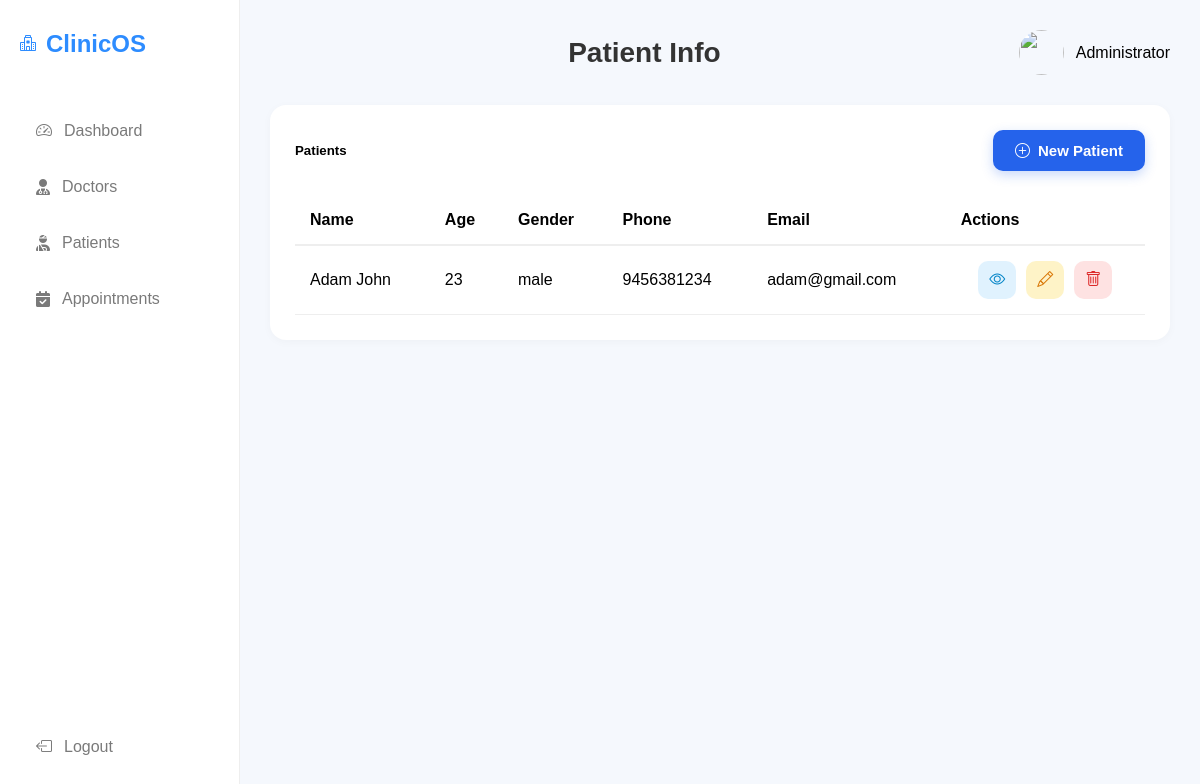
Page /admin_panel/patients/ on the earlier database version.
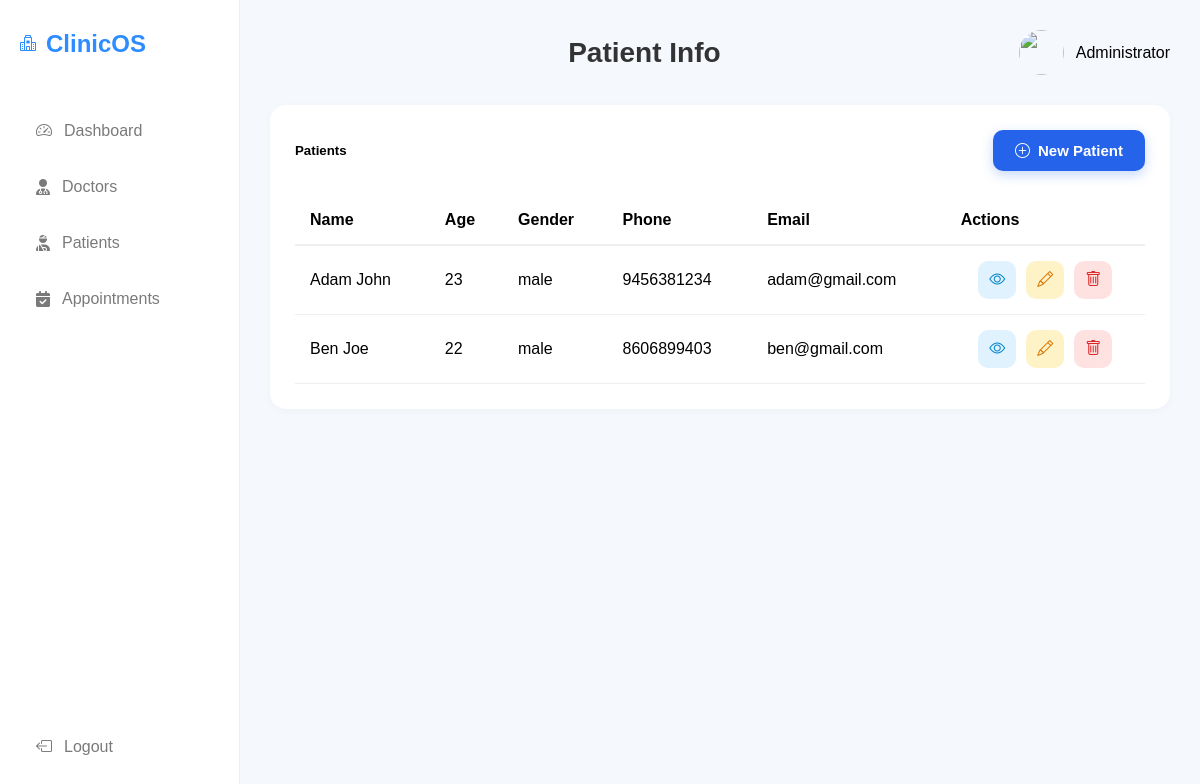
Same page on the later database version.
### managementsystem/models.py (models this page shows, shortened)
class Patient(models.Model):
    user = models.OneToOneField(CustomUser,on_delete=models.CASCADE)
    gender_choices = (('male','Male'),('female','Female'),('other','Other'))
    gender = models.CharField(max_length=10,choices=gender_choices,default='male')
    age = models.IntegerField()
    phone = models.CharField(max_length=15)
    blood_group = models.CharField(max_length=5)
    photo = models.ImageField(upload_to='patients',default='default/default.png')

class CustomUser(AbstractUser):
    ROLE_CHOICES = (
        ('admin', 'Admin'),
        ('doctor', 'Doctor'),
        ('patient', 'Patient'),
    )
    role = models.CharField(max_length=20, choices=ROLE_CHOICES,default='patient')

### managementsystem/views/admin_views.py (the view)
# urls.py: path('patients/',patient_list),
def patient_list(request):
    patients = Patient.objects.all()
    context = {'patients': patients}
    return render(request, 'admin/patient_list.html', context)

### managementsystem/templates/admin/patient_list.html (shortened to what this page needs)
{% extends 'admin/base.html' %}
{%load static%}
{%block header%}
<h1>Patient Info</h1>
{%endblock%}
{%block content%}
<div class="container-fluid">
    <div class="card shadow-sm">
        <div class="card-header d-flex justify-content-between">
            <h5>Patients</h5>
            <a href="{%url 'add_patient'%}" class="new-patient-btn">
                <i class="bi bi-plus-circle"></i> New Patient
            </a>
        </div>
        <div class="card-body">
            <table class="table table-hover">
                <thead>
                    <tr>
                        <th>Name</th>
                        <th>Age</th>
                        <th>Gender</th>
                        <th>Phone</th>
                        <th>Email</th>
                        <th>Actions</th>
                    </tr>
                </thead>
                <tbody>
                {% for patient in patients %}
                    <tr>
                        <td>{{ patient.user.get_full_name }}</td>
                        <td>{{ patient.age }}</td>
                        <td>{{ patient.gender }}</td>
                        <td>{{ patient.phone }}</td>
                        <td>{{ patient.user.email }}</td>
                        <td class="text-center">
                            <div class="action-buttons">
                                <a href="{%url 'admin_view_patient' patient.id%}" class="action-btn view-btn" title="View">
                                    <i class="bi bi-eye"></i>
                                </a>
                                <a href="{%url 'edit_patient' patient.id%}" class="action-btn edit-btn" title="Edit">
                                    <i class="bi bi-pencil"></i>
                                </a>
                                <a href="{%url 'delete_patient' patient.id%}" class="action-btn delete-btn" title="Delete">
                                    <i class="bi bi-trash"></i>
                                </a>
                            </div>
                        </td>
                    </tr>
                {% endfor %}
                </tbody>
            </table>
        </div>
    </div>
</div>
{%endblock%}

Differences in the rows shown:
added Patient: user.get_full_name "Ben Joe", age "22", gender "male", phone "8606899403", user.email "ben@gmail.com"
